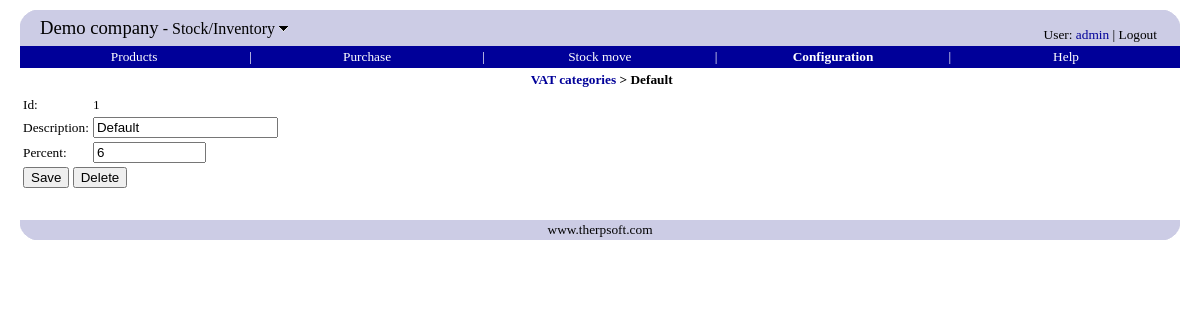
The page /erp/vatcategory.php?vatcatid=1 (signed in) on the database its author committed.
### tables this page shows
CREATE TABLE `companyinfo` (
  `companyname` varchar(80) default NULL,
  `vatnumber` varchar(32) default NULL,
  `streetaddress` varchar(128) default NULL,
  `city` varchar(32) default NULL,
  `zipcode` varchar(20) default NULL,
  `email` varchar(80) default NULL
);

CREATE TABLE `vat_category` (
  `vatcatid` int(10) unsigned NOT NULL auto_increment,
  `percent` double unsigned NOT NULL,
  `description` varchar(45) NOT NULL,
  PRIMARY KEY  (`vatcatid`)
);

### include/database.inc.php (called while the page is built, shortened)
<?php
function query($sql)
{
	$q = mysql_query($sql);
	$err = mysql_error();
	return $q;
}
function fetch_array($query)
{
	return mysql_fetch_array($query);
}
function fetch_object($query)
{
	return mysql_fetch_object($query);
}
function num_rows($rs)
{
	return mysql_num_rows($rs);
}
function find($sql, $dummy = false)
{
	$q = query($sql);
	return fetch_object($q);
}
function findValue($sql, $default = null)
{
    $rs = query($sql);
    $row = fetch_array($rs);
    return $row[0];
}
?>

### erp/vatcategory.php (the view, shortened to what this page needs)
<?php
	include('include.php');
	$vatcatid = getParam('vatcatid');
	$new = true;
	$rec = new Dummy();
	if (!isEmpty($vatcatid)) {
	    $selectSQL =
  		"select vatcatid,
  		       description,
			   percent
		from vat_category
		where vatcatid='$vatcatid'
		";
		$rec = find($selectSQL);
		if ($rec != null) {
			$new = false;
		}
	}
?>
<head>
</head>
<body>
<?php menubar('configuration.php') ?>
<?php title("<a href='vatcategories.php'>" . tr("VAT categories") . "</a> > $rec->description") ?>
<form action="vatcategory.php" method="POST">
<table>
<tr><td>Id:</td>
<td>
<?php
	if ($new) {
	} else {
		echo $vatcatid;
	}
?>
</td>
<tr><td><?php etr("Description") ?>:</td><td><input type="text" name="description" value="<?php echo $rec->description ?>"/></td>
<tr><td><?php etr("Percent") ?>:</td><td><?php numberbox("percent", $rec->percent) ?></td>
<tr>
<td colspan=2>
<?php
saveButton();
?>
</td>
</tr>
</table>
</form>
<?php bottom() ?>
</body>

### include/therp_include.php (shortened to what this page needs)
<?php
include('standard_include.php');
function top0($module = null)
{
	echo "<table cellpadding=0 cellspacing=0 width='100%' border=0>";
	echo "<tr>";
	echo "<td width=20><img src='../images/tl.png'></td>";
	echo "<td rowspan=2 bgColor='#CCCCE5'>";
	$title = tr("Switch module");
	$thERP = findValue("select companyname from companyinfo");
	echo "<span style='font-size: 14pt;'>";
	echo "<a class=logo href='../common/modules.php' title='$title'>$thERP</a></span>";
	if ($module != null) {
		echo "<span style='font-size: 12pt;'>&nbsp;-&nbsp;";
		$onMouseOver = "document.getElementById(\"down\").src=\"../images/down_hover.gif\"";
		$onMouseOut = "document.getElementById(\"down\").src=\"../images/down.gif\"";
		echo "<a class=logo href='../common/modules.php' title='$title' ";
		echo "onMouseOver='$onMouseOver' onMouseOut='$onMouseOut'>";
		echo tr($module);
		echo "&nbsp;<img id=down src='../images/down.gif' border=0 style='position: relative; top: -2'>";
		echo "</a>";
		echo "</span>";
	}
	echo "</td>";
	echo "<td align=right valign=bottom rowspan=2 bgColor='#CCCCE5' style='padding: 3'>";
	echo "<span class=username>";
	$href = '../payroll/selfservice_settings.php';
	echo tr("User") . ": <a href='$href'>" . getUser() . "</a> | <a href='../common/modules.php?logout=true' class=logo>";
	echo tr("Logout") . "</a>";
	echo "</span>\n";
	echo "</td>";
	echo "<td width=20><img src='../images/tr.png'></td>";
	echo "</tr>";
	echo "<tr bgColor='#CCCCE5'>";
	echo "<td>&nbsp;</td>";
	echo "<td>&nbsp;</td>";
	echo "</tr>";
	echo "</table>\n";
}
function bottom()
{
	echo "<br>";
	echo "<table cellpadding=0 cellspacing=0 width='100%' border=0>";
	echo "<tr>";
	echo "<td width=20><img src='../images/bl.png'></td>";
	echo "<td bgColor='#CCCCE5' align=center><a href='http://www.therpsoft.com' class=logo>www.therpsoft.com</a></td>";
	echo "<td width=20><img src='../images/br.png'></td>";
	echo "</tr>";
	echo "</table>";
}
function menu($href, $text, $width, $hasNext, $currentHref)
{
	$current = $href == $currentHref;
	$class = $current ? 'menubar_current' : 'menubar';
	echo "<td width='$width%' align='center'><a class=$class href='$href'>" . tr($text) . "</a></td>\n";
	if ($hasNext)
		echo "<td>|</td>";
}
?>

### include/standard_include.php (shortened to what this page needs)
<?php
include('database.inc.php');
function getParam($name, $default = null)
{
	if (array_key_exists($name, $_REQUEST)) {
		$param = $_REQUEST[$name];
		return $param;
	} else
		return $default;
}
function button($caption, $name, $url = null, $accesskey = null)
{
	$caption = tr($caption);
    $type = "submit";
    echo "<input type=$type value='$caption' name='$name' ";
    if ($url != null)
        echo "onClick=\"window.location.href='$url'\"";
	if ($accesskey != null)
		echo "accesskey='$accesskey'";
    echo "/>";
}
function saveButton()
{
    return button("Save", "save", null);
}
function numberBox($name, $value, $signed = false, $precision = 10, $scale = 0, $mandatory = false)
{
	$length = $scale + $precision;
	if ($precision > 0)
		$length++;
	$signed = $signed ? 'true' : 'false';
	echo "<input type=text name='$name' value='$value' size=$length class=numberbox ";
	echo "onKeyPress='return onNumberKeyPress(event, this, $signed, $precision, $scale);' ";
	echo ">";
}
function getUser()
{
	return $_SESSION['username'];
}
function title($title)
{
	echo "<center>";
	echo "<table cellspacing='0' cellspacing='5'>";
	echo "<tr height='3'/>";
	echo "<tr class='title'>";
	echo "<td class=title>&nbsp;$title</td>";
	echo "</tr>";
	echo "<tr height='5'/>";
	echo "</table>";
	echo "</center>\n";
}
function tr($text)
{
	if (!defined($text))
		return $text;
	return constant($text);
}
function etr($text)
{
	echo tr($text);
}
?>

### include/therp.css (style rules this page uses)
BODY { margin-left: 20; margin-right: 20; margin-top: 10; margin-bottom: 40; font-family: verdana; font-size: 10pt; }
TD { font-family: verdana; font-size: 10pt; }
A { text-decoration: none; color: #000099; }
.menubar { background-color: #000099; color: white; text-decoration: none; font-weight: normal; }
.menubar_current { color: white; text-decoration: none; font-weight: bold; }
.title { color: black; font-weight: bold; }
A.logo { text-decoration: none; color: black; }
.username { font-size: 10pt; }

### rows shown on the page
companyinfo: companyname "Demo company"
vat_category: description "Default", percent "6"

### other values the page prints
tr($module) "Stock/Inventory"
tr("User") "User"
getUser() "admin"
tr("Logout") "Logout"
tr($text) "Products Purchase Stock move Configuration Help"
$title "VAT categories > Default"
$vatcatid "1"
tr($text) "Description Percent"
